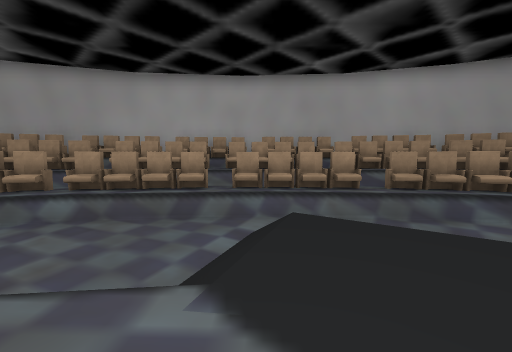
view 1 (above)

24 first-person views from a walk through a Unity game level. The camera is 1.5 m above the floor, tilts 4° down and sees 90° across. The floor is counted in squares, 2 m on a side. Each view is taken from the middle of a square. On the plan, view 1 faces up. The plan holds only what a view shows up to about 9 squares ahead; the rest is blank. The place goes on beyond the plan. Some animated figures are not drawn.

view 2
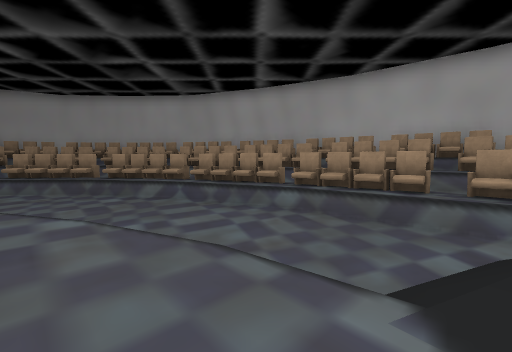

view 3
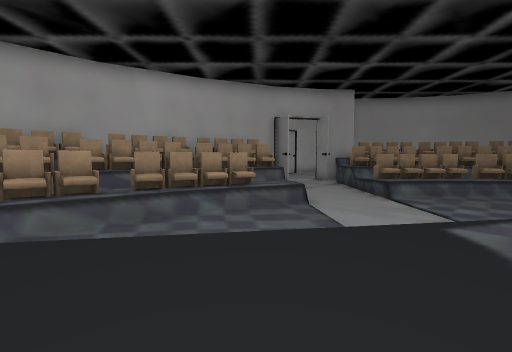

view 4
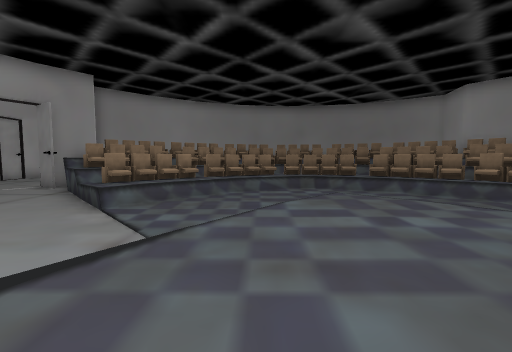

view 5
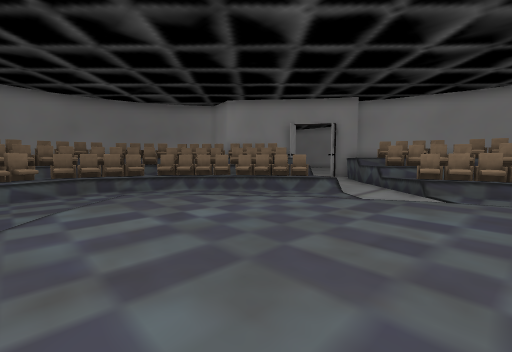

view 6
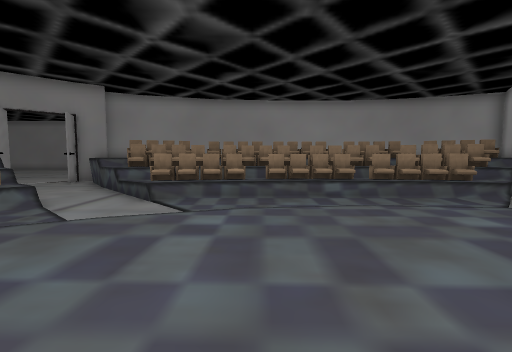

view 7
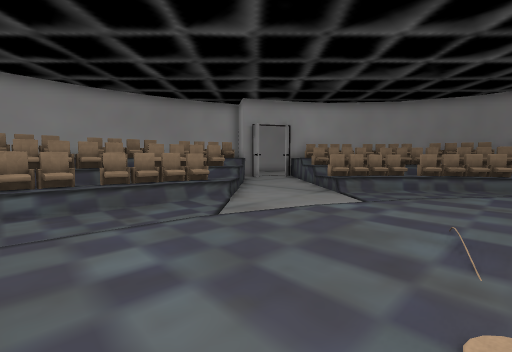

view 8
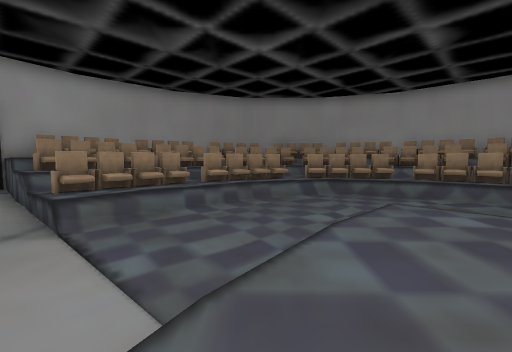

view 9
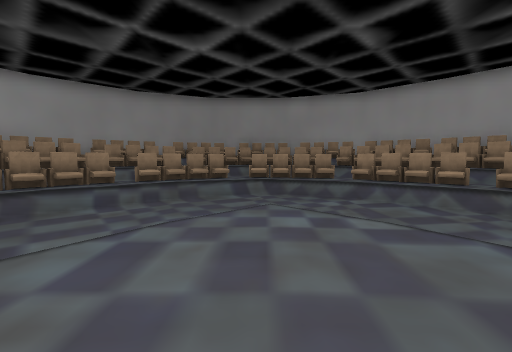

view 10
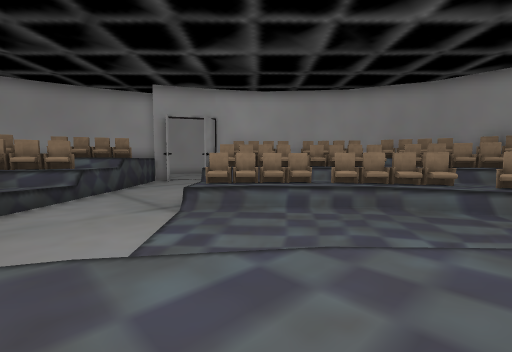

view 11
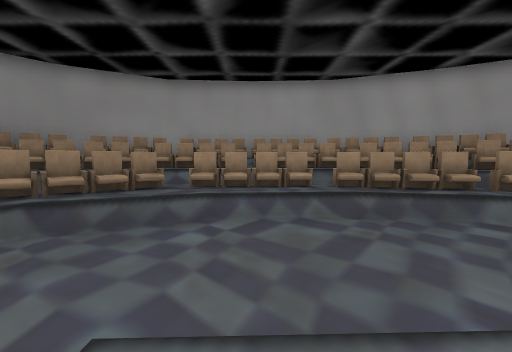

view 12
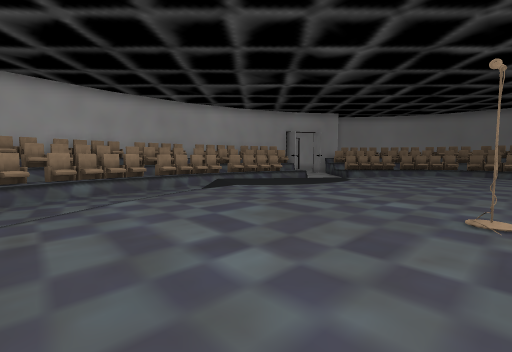

view 13
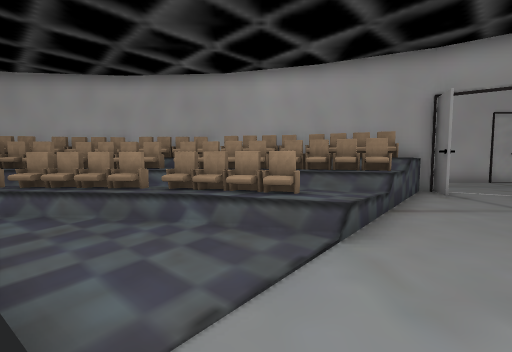

view 14
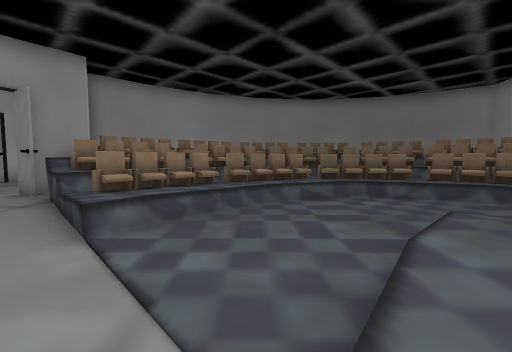

view 15
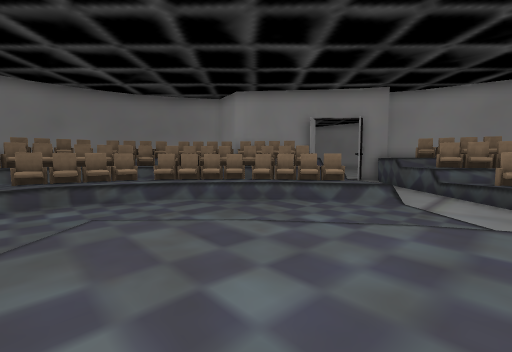

view 16
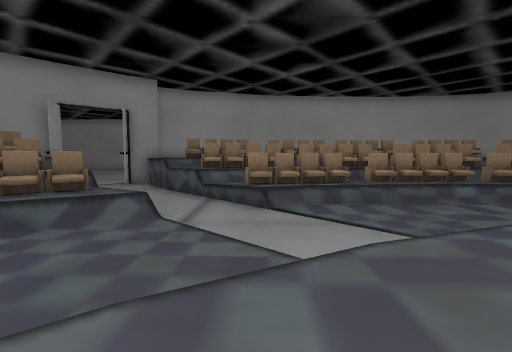

view 17
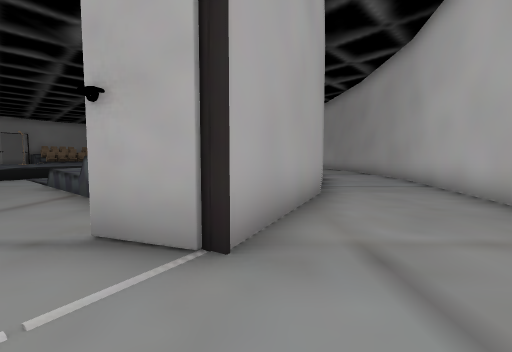

view 18
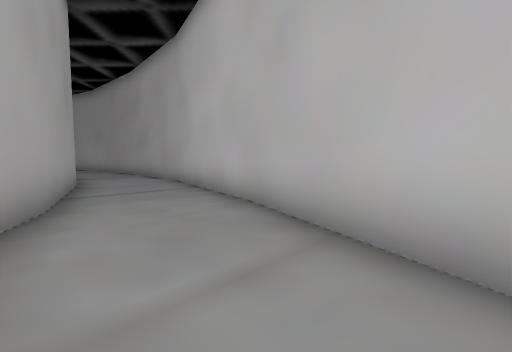

view 19
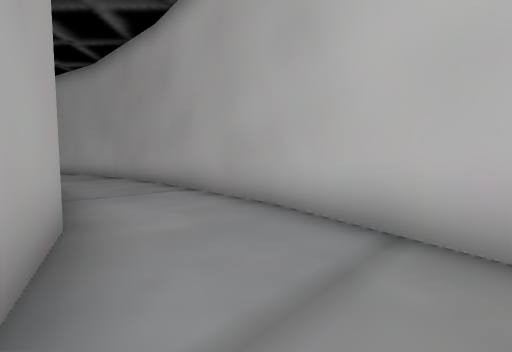

view 20
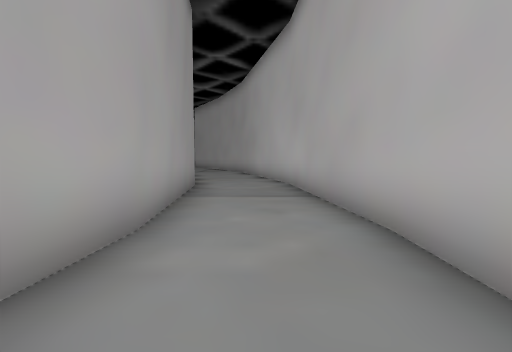

view 21
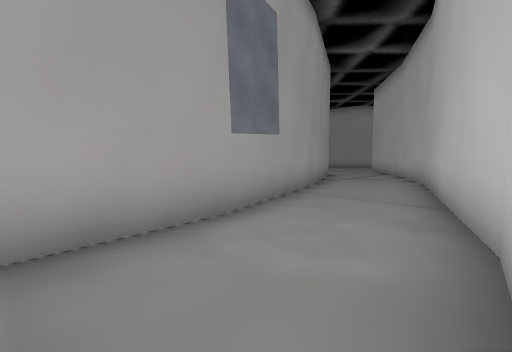

view 22
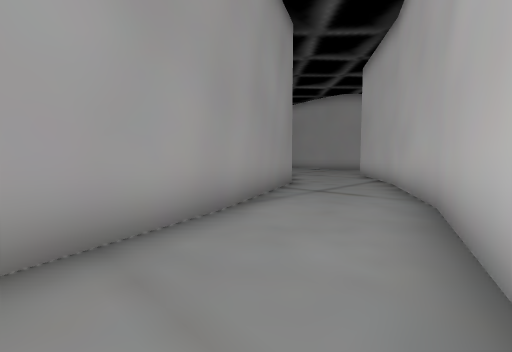

view 23
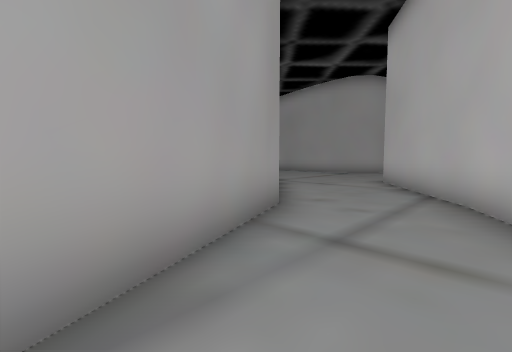

view 24
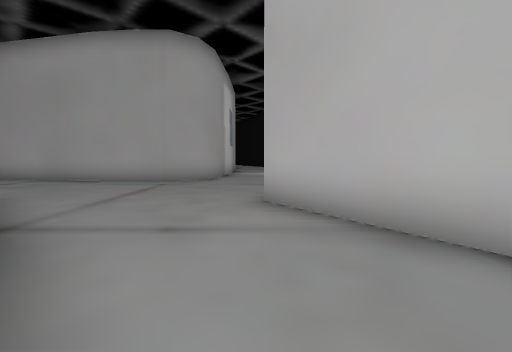

### Floor plan
Key: @ floor where view 1 was taken; # wall or solid block; . main floor; : floor 0.75 m higher than the main floor; / step, stairs or slope; = window, fence, low wall or low ledge; ^ raised ledge.
Columns run from 23 left of view 1 to 13 right of it. Each row starts with its distance up from view 1.
 15                    ##########
 14               ######........#####
 13            ####.................####
 12          ###.......................#
 11        ###.......########  ##.......
 10       ##......####   ####   ####....
  9     ##......###      ######  ######..
  8 ..........####   #^###^ ####### ##...
  7 .........    ####^^^ ^^^^^^^ ####...#
  6 #......        ^^^^^^^^^^^^^^^##....#
  5 #......   ##   ^^^^^^^^^^^^^^^^....##
  4 #.....    ##^ ^^^^^.........^^...^###
  3 #....      ^^^^^^......//.......^^###
  2 #...      ^^#^^......../::/.....^^^##
  1 #..     #^^#^^......=::::::=.....^^^^
  0 #.    ## ^^^^.....=::::@:::://....^^#
 -1 #     ##  ^^^..../::::::::::::=....^^
 -2       ##^^^^....:::::::::::::::=...^^
 -3       ##^^^^...=:::::::::::::::/...^^
 -4       ##^^^^....=:::::#::::::::....^^
 -5           ^^^..../:::::::::::/.....^^
 -6           ^#^^.....=::::::://.....^^#
 -7           ^^^^^....  /====.......^^^^
 -8           ^ ^^^^...............^^^^^^
 -9             #^#...............=^^#^
-10           ####....^^^^...^^^^...^#
-11            ##....^^^^^^^^^^^^^...#
-12            #. ..###^^^^^^^^^^##..
-13            #   #### ^^^ ^^^ ####.
-14                      ##

Positions as (right, up) in squares from view 1, and headings:
1: (0, 0), facing up
2: (0, 0), facing up-left
3: (1, 0), facing up-right
4: (3, -1), facing right
5: (3, -1), facing down-right
6: (2, -3), facing down
7: (0, -4), facing down-left
8: (-4, -5), facing left
9: (-4, -3), facing left
10: (-5, -3), facing down-left
11: (-7, -3), facing up-left
12: (-5, -4), facing up-right
13: (5, 0), facing up
14: (5, 0), facing right
15: (5, -2), facing down-right
16: (5, -4), facing down
17: (13, 9), facing left
18: (12, 10), facing up-left
19: (7, 11), facing up-left
20: (2, 13), facing left
21: (-3, 14), facing down-left
22: (-7, 13), facing down-left
23: (-10, 11), facing down-left
24: (-14, 8), facing left
